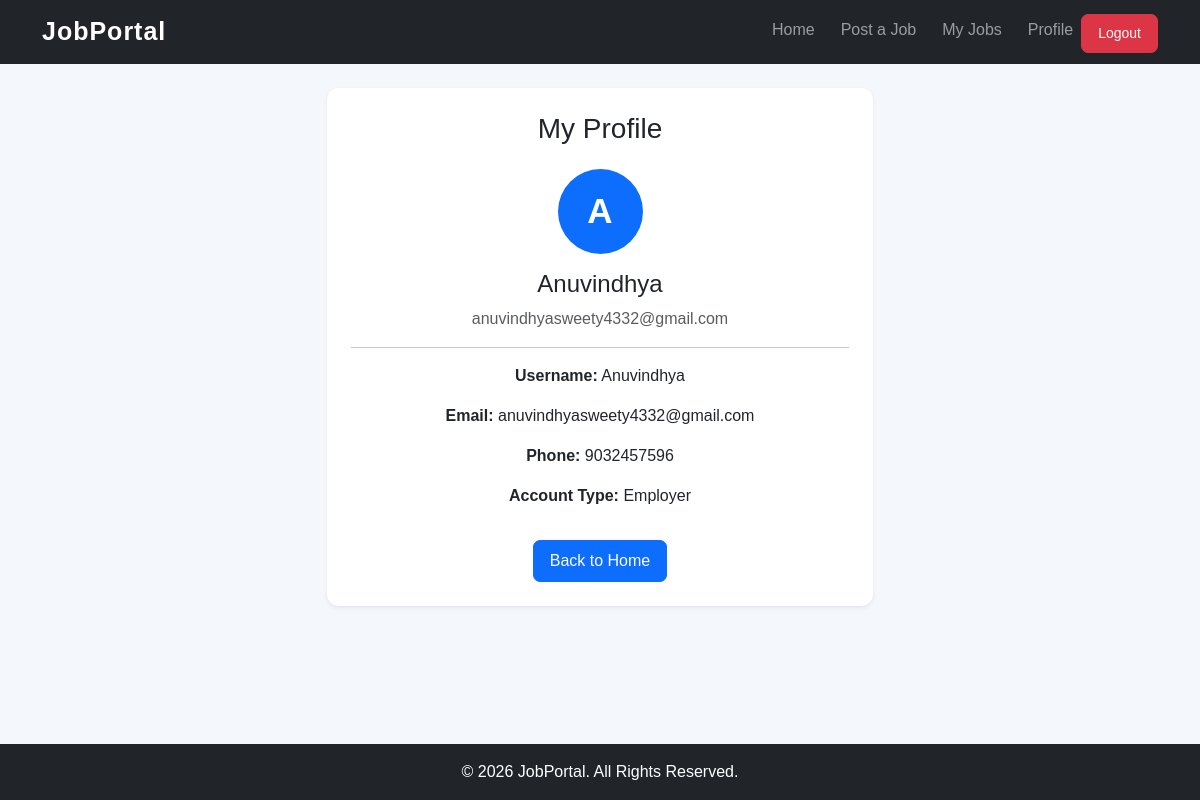
The app's page /accounts/profile/ (signed in) with its own data.
### accounts/models.py (models this page shows, shortened)
class CustomUser(AbstractUser):
    ROLE_CHOICES = [
        ('employer', 'Employer'),
        ('job_seeker', 'Job Seeker'),
    ]
    phone = models.CharField(max_length=15, blank=True)
    role = models.CharField(
        max_length=20,
        choices=ROLE_CHOICES,
        default='job_seeker'
    )

### accounts/views.py (the view)
# urls.py: path('profile/', views.profile, name='profile'),
@login_required
def profile(request):
    return render(
        request,
        'accounts/profile.html'
    )

### accounts/templates/accounts/profile.html (shortened to what this page needs)
{% extends 'jobs/base.html' %}
{% block content %}
<div class="row justify-content-center">
    <div class="col-md-6">
        <div class="card shadow-sm">
            <div class="card-body text-center p-4">
                <h3 class="mb-4">
                    My Profile
                </h3>
                <div class="profile-icon mb-3">
                    {{ user.username|first|upper }}
                </div>
                <h4>{{ user.username }}</h4>
                <p class="text-muted">
                    {{ user.email }}
                </p>
                <hr>
                <p>
                    <strong>Username:</strong>
                    {{ user.username }}
                </p>
                <p>
                    <strong>Email:</strong>
                    {{ user.email }}
                </p>
                <p>
                    <strong>Phone:</strong>
                    {{ user.phone|default:"Not provided" }}
                </p>
                <p>
                    <strong>Account Type:</strong>
                    {{ user.get_role_display }}
                </p>
                <a href="{% url 'job-list' %}"
                   class="btn btn-primary mt-3">
                    Back to Home
                </a>
            </div>
        </div>
    </div>
</div>
{% endblock %}

### jobs/static/css/style.css (style rules this page uses)
body { background-color: #f4f7fb; font-family: Arial, sans-serif; min-height: 100vh; display: flex; flex-direction: column; }
.card { border: none; border-radius: 12px; }
.btn { border-radius: 7px; padding: 8px 16px; }
.profile-icon { width: 85px; height: 85px; border-radius: 50%; background: #0d6efd; color: white; display: flex; align-items: center; justify-content: center; font-size: 35px; font-weight: bold; margin: auto; }

### records on screen
CustomUser: username|first "A", username "Anuvindhya", email "anuvindhyasweety4332@gmail.com", phone "9032457596", role "Employer"
